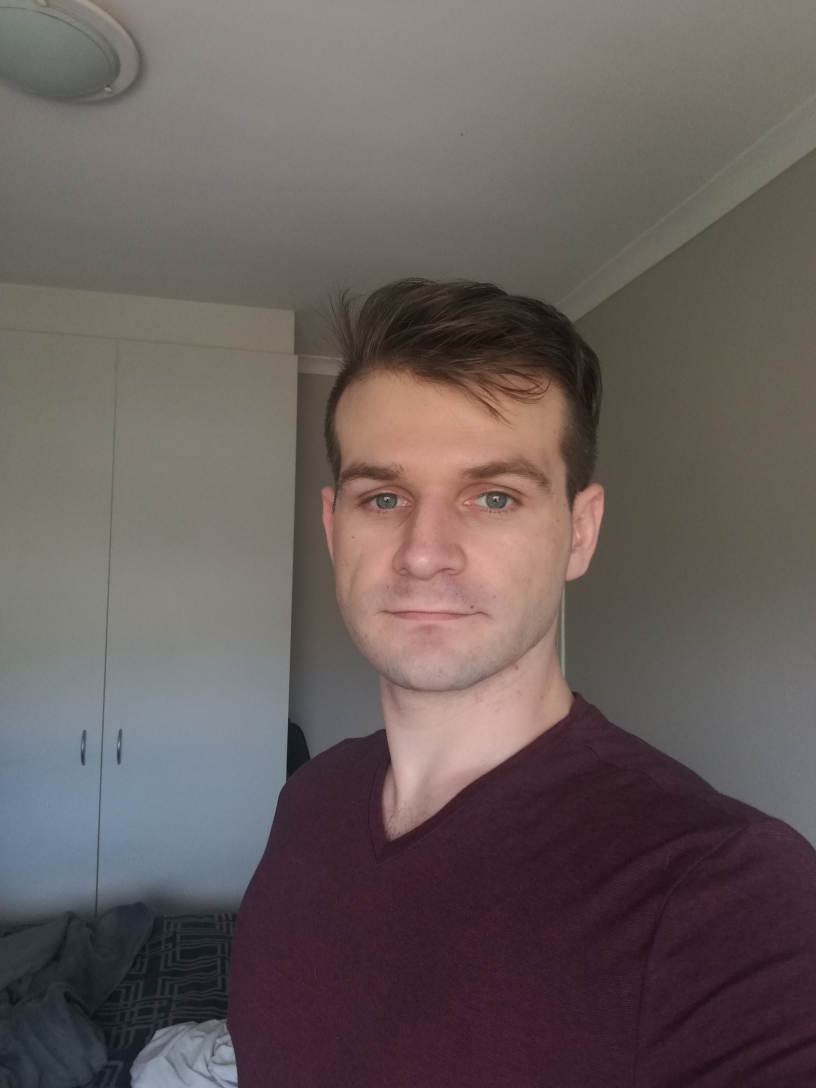
#> input picture openCV/images/meh.jpg, 2448 x 3264 px, found by its file name (shown at 1/3 size)
$ python edge_detection.py
#> lines starting #> are read from the running program, lines starting #| are printed output that depends on the picture; after the words box and inside, x2 and y2 are one past the last pixel; in counts of white or black regions, pixels touching at a corner belong together
import cv2 as cv
import numpy as np

img = cv.imread("images/meh.jpg", cv.IMREAD_GRAYSCALE)
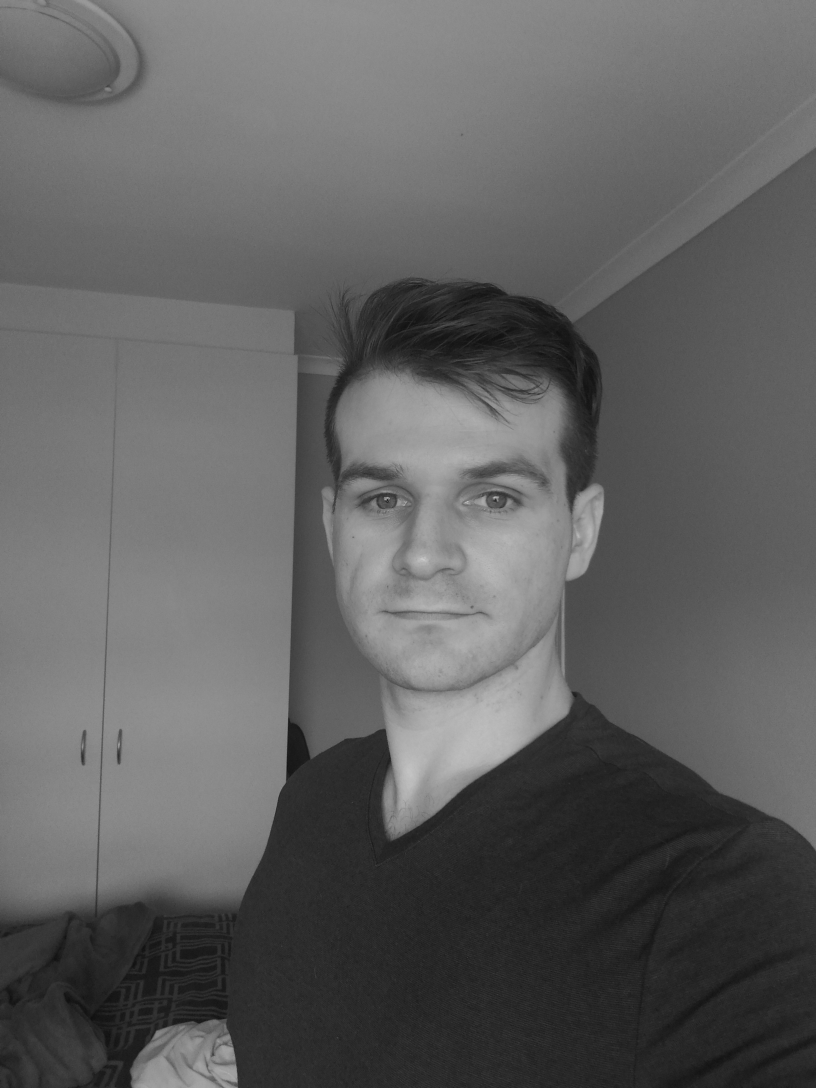
#> img: shape (3264, 2448) (shown at 1/3 size); min 9, max 235, mean 96.1
img = cv.resize(img, (640, 480))
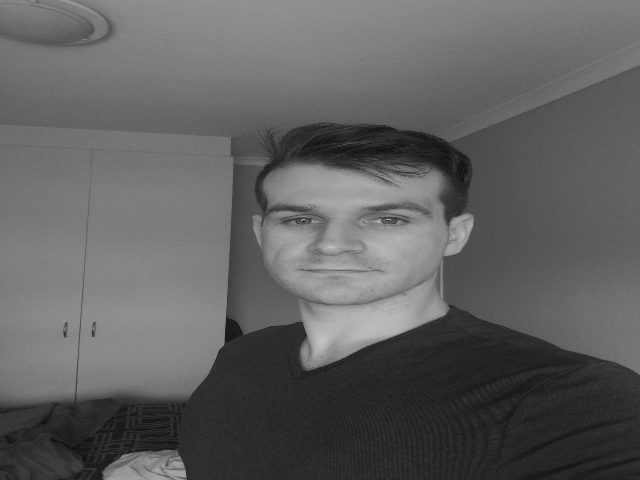
#> img: shape (480, 640); min 14, max 201, mean 96

# define kernal for cv.dilate
kernal = np.ones((5, 5), np.uint8)

# # adding blur to img/ kernalsize has to be odd numbers
# img_blur = cv.GaussianBlur(img,(7,7),0)

# edge detection
img_canny = cv.Canny(img, 100, 100)
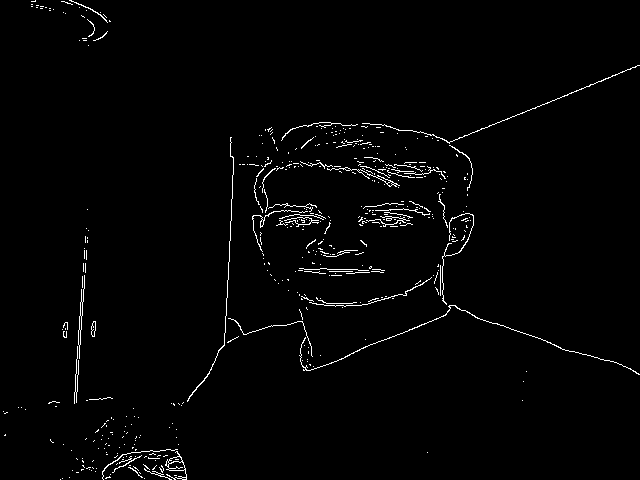
#> img_canny: shape (480, 640); 1.7% white in thin lines or dots
img_dialation = cv.dilate(img_canny,kernal,iterations=1)
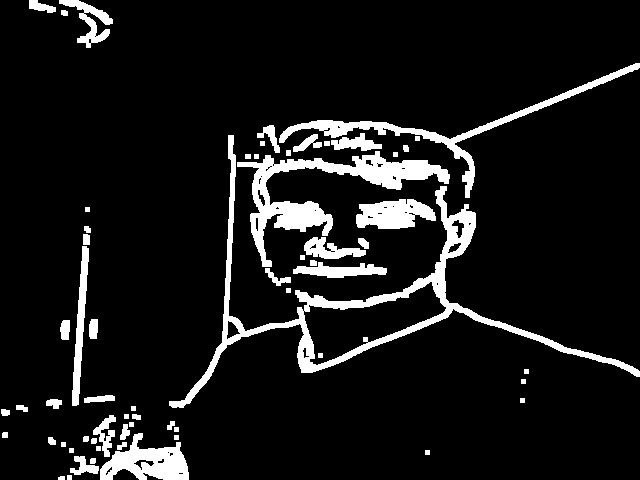
#> img_dialation: shape (480, 640); 9.4% white; 62 white regions, largest, box (x1, y1, x2, y2) and area: (169, 135, 640, 408) 8214, (237, 151, 450, 267) 5642, (279, 63, 640, 198) 3263
img_eroded = cv.erode(img_dialation,kernal,iterations=1)
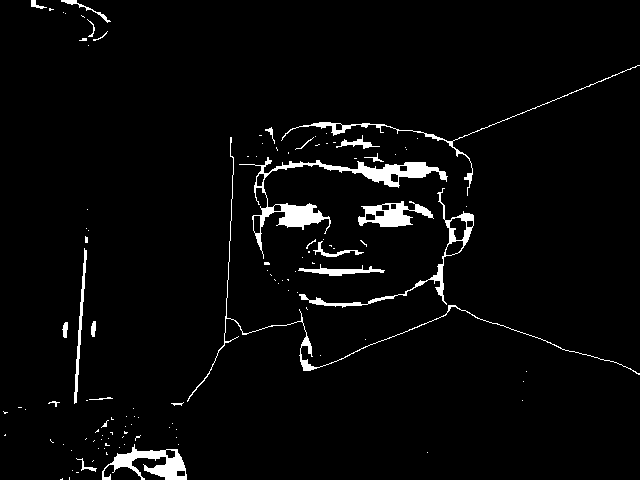
#> img_eroded: shape (480, 640); 3.3% white; 117 white regions (92 under 20 px), largest, box (x1, y1, x2, y2) and area: (239, 157, 448, 259) 2773, (102, 444, 187, 480) 1291, (299, 188, 474, 308) 1137

cv.imshow("canny", img_canny)
cv.imshow("dilate", img_dialation)
cv.imshow("erotion", img_eroded)
cv.waitKey(0)
